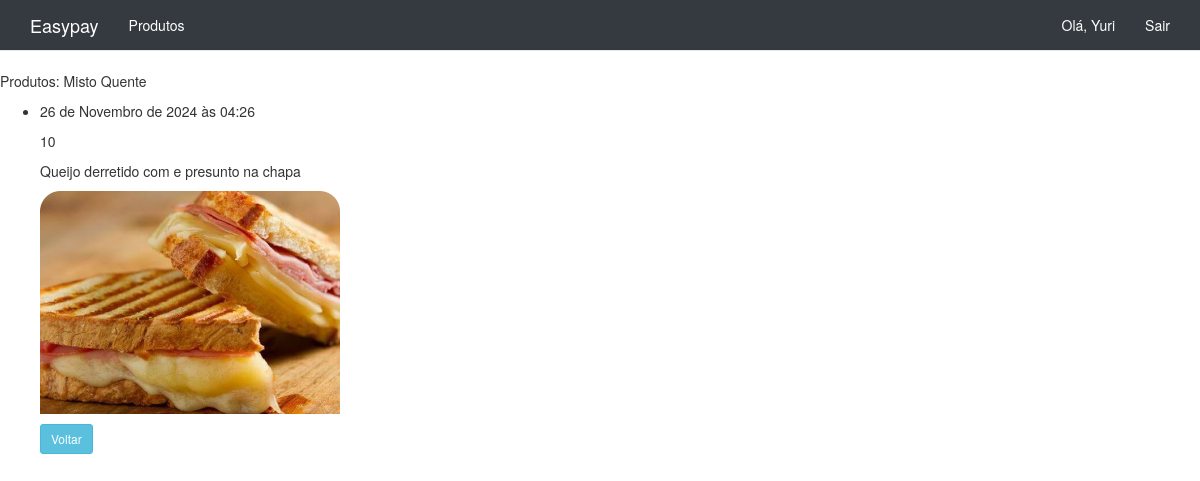
The page /produtos/5/ (signed in) on the database its author committed.
### users/models.py (models this page shows, shortened)
class Usuario(AbstractUser):
    cpf = models.CharField(max_length=11, unique=True, null=True, blank=True)
    celular = models.CharField(max_length=15,null=True, blank=True)
    email = models.EmailField(('email address'), unique=True)
    objects = UserManager()
    USERNAME_FIELD = 'email'
    REQUIRED_FIELDS = []

### market/models.py (models this page shows, shortened)
class Produto(models.Model):
    TAG_CHOICES = [
        ('salgado', 'Salgado'),
        ('doce', 'Doce'),
        ('bebida', 'Bebida'),
        ('bala', 'Bala'),
    ]
    nome = models.CharField(max_length=200)
    quantidade = models.IntegerField()
    descricao = models.TextField()
    date_added = models.DateTimeField(auto_now_add=True)
    imagem = models.ImageField(upload_to='produtos_imagens/', null=True, blank=True)
    tag = models.CharField(max_length=10, choices=TAG_CHOICES, default='salgado')
    preco = models.DecimalField(max_digits=10, decimal_places=2, default=0.00)  # Definindo valor padrão

### market/views.py (the view)
# urls.py: path('produtos/<produto_id>/', views.produto, name='produto'),
@login_required
def produto(request, produto_id):
    produto = Produto.objects.get(id=produto_id)
    context = {'produto': produto}
    return render(request, 'market/produto.html',context)

### market/templates/market/produto.html
{% extends "market/base.html" %}
{% block content %}
<form action="{% url 'produto' produto.id %}" method="post" class="register-form" enctype="multipart/form-data">
    <p>Produtos: {{ produto.nome }}</p>
    <ul>
        <li>
            <p>{{ produto.date_added}}</p>
            <p>{{ produto.quantidade}}</p>
            <p>{{ produto.descricao}}</p>
            {% if produto.imagem %}
                    <p><img src="{{ produto.imagem.url }}" alt="{{ produto.nome }}" style="max-width: 300px; height: auto;"></p>
                {% else %}
                    <p>Sem imagem disponível.</p>
                {% endif %}
            <a href= "{% url 'produtos' %}" class="btn btn-info btn-sm">Voltar</a>
        </li>
    </ul>
</form>
{% endblock content %}

### market/templates/market/base.html (shortened to what this page needs)
{% load bootstrap3 %}
{% load static %}
<!DOCTYPE html>
<html lang="pt-br">
<head>
    {% bootstrap_css %}
</head>
    <body>
        <nav class="navbar navbar-default navbar-static-top">
            <div class="container">
                <div class="navbar-header">
                    <a class="navbar-brand" href="{% url 'index' %}">Easypay</a>
                </div>
                <div id="navbar" class="collapse navbar-collapse">
                    <ul class="nav navbar-nav">
                        <li><a href="{% url 'produtos' %}">Produtos</a></li>
                    </ul>
                    <ul class="nav navbar-nav navbar-right">
                        {% if user.is_authenticated %}
                            <li><a>Olá, {{ user.username }}</a></li>
                            <li><a href="{% url 'logout' %}">Sair</a></li>
                        {% else %}
                            <li><a href="{% url 'registro' %}">Registrar</a></li>
                            <li><a href="{% url 'login' %}">Entrar</a></li>
                        {% endif %}
                    </ul>
                </div>
            </div>
        </nav>
    </body>
</html>
{% block content%}{% endblock content %}

### market/templates/market/base.html (style rules this page uses)
.navbar-static-top { background-color: #343a40 !important; }
.navbar-default .navbar-nav > li > a { color: #fff !important; }
.navbar-default .navbar-brand { color: #fff !important; }

### rows shown on the page
Usuario: username "Yuri"
Produto: nome "Misto Quente", date_added "26 de Novembro de 2024 às 04:26", quantidade "10", descricao "Queijo derretido com e presunto na chapa", imagem (picture)
